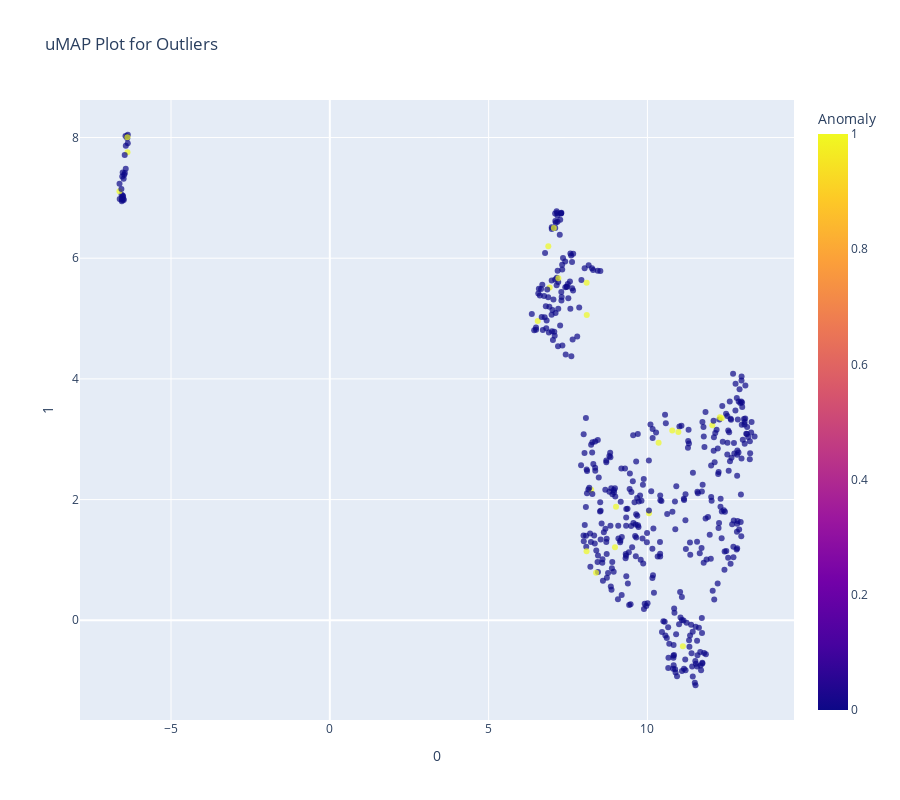

Source (notebook cell):
### Code cell
# Analyze model
s.plot_model(iforest, plot = 'umap')

### Figure 1 — Plotly figure (JSON) as saved in the notebook; plotly's stock layout.template omitted (floating-point values rounded to 4 significant figures; data arrays with more than 128 entries replaced by an {"elided": "..."} marker saying what was removed)
{"data": [{"customdata": {"elided": "468x1 int values"}, "hovertemplate": "0=%{x}<br>1=%{y}<br>Feature=%{customdata[0]}<br>Anomaly=%{marker.color}<extra></extra>", "legendgroup": "", "marker": {"color": {"elided": "468 int values"}, "coloraxis": "coloraxis", "opacity": 0.7, "symbol": "circle"}, "mode": "markers", "name": "", "orientation": "v", "showlegend": false, "type": "scatter", "x": {"elided": "468 float values"}, "xaxis": "x", "y": {"elided": "468 float values"}, "yaxis": "y"}], "layout": {"coloraxis": {"colorbar": {"title": {"text": "Anomaly"}}, "colorscale": [[0, "#0d0887"], [0.1111, "#46039f"], [0.2222, "#7201a8"], [0.3333, "#9c179e"], [0.4444, "#bd3786"], [0.5556, "#d8576b"], [0.6667, "#ed7953"], [0.7778, "#fb9f3a"], [0.8889, "#fdca26"], [1, "#f0f921"]]}, "height": 800, "legend": {"tracegroupgap": 0}, "title": {"text": "uMAP Plot for Outliers"}, "width": 900, "xaxis": {"anchor": "y", "domain": [0, 1], "title": {"text": "0"}}, "yaxis": {"anchor": "x", "domain": [0, 1], "title": {"text": "1"}}}}
